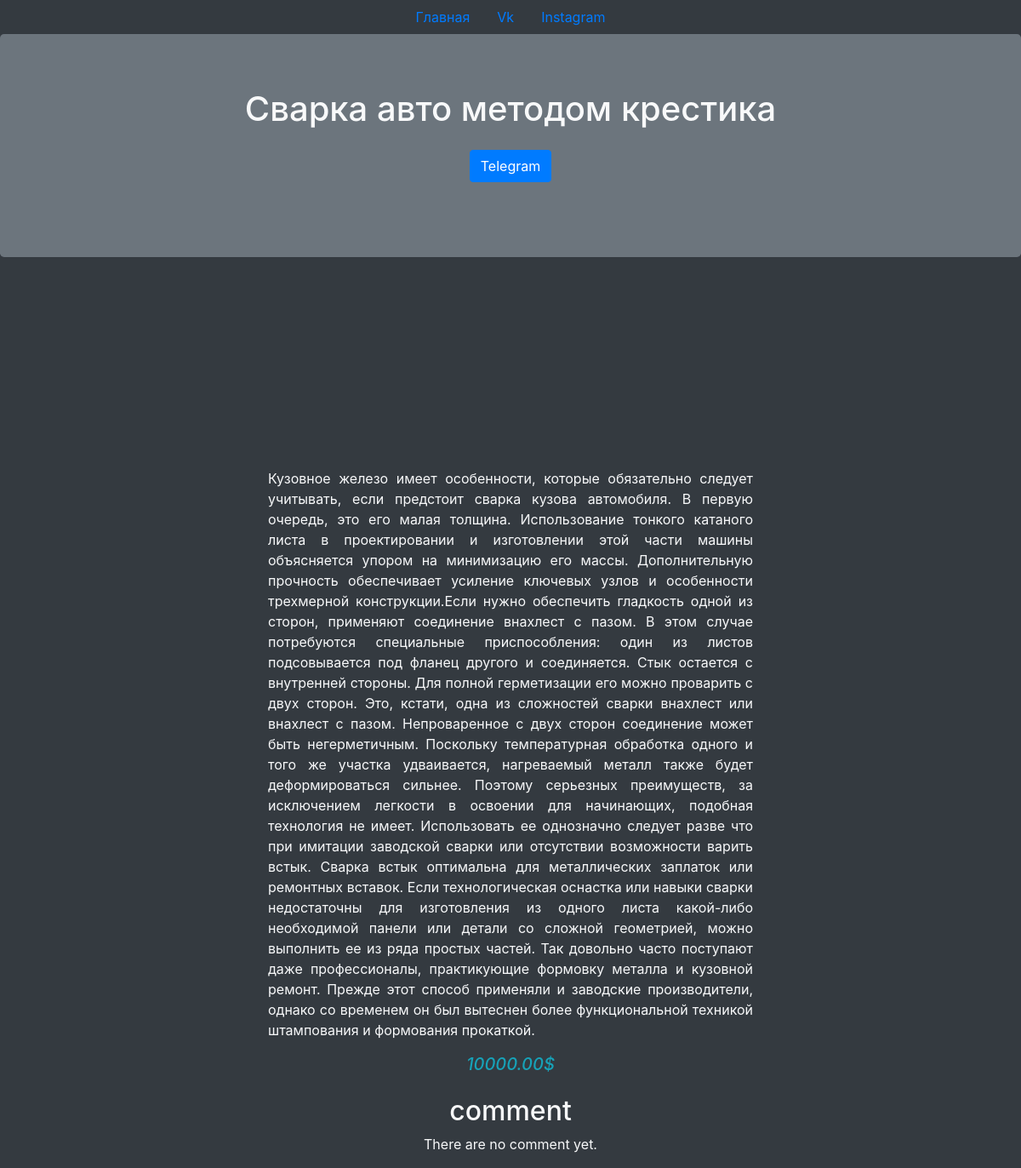
The app's page /2023/11/27/svarka-avto-metodom-krestika with its own data.
### blog/models.py (models this page shows, shortened)
class Product(models.Model):
    class Status(models.TextChoices):
        DRAFT = 'DF','Draft'
        PUBLISHED = 'PB','Published'
    title = models.CharField(max_length=250)
    slug = models.SlugField(max_length=250)
    description = models.TextField()
    price = models.DecimalField(max_digits=10, decimal_places=2)
    publish = models.DateField(default=timezone.now)
    created = models.DateField(auto_now_add=True)
    updated = models.DateField(auto_now=True)
    status = models.CharField(max_length=2,
                              choices=Status.choices,
                              default=Status.DRAFT)
    objects = models.Manager()
    published = PublishedManager()
    class Meta:
        ordering = ['-publish']
        indexes = [
            models.Index(fields=['-publish'])
        ]

### blog/views.py (the view)
# urls.py: path('<int:year>/<int:month>/<int:day>/<slug:product>',views.detail,name='product_detail'),
def detail(request,year,month,day,product):
    details = get_object_or_404(Product,
                                status=Product.Status.PUBLISHED,
                                publish__year=year,
                                publish__month=month,
                                publish__day=day,
                                slug=product)
    return render(request,'weld/welder/detail.html',{'details':details})

### blog/templates/weld/welder/detail.html (shortened to what this page needs)
{% extends 'weld/base.html' %}
{% block content %}
<header>
	<nav>
		<ul class="nav justify-content-center navbar=light bg-dark">
		<li class="nav-item">
		  <a class="nav-link active" href="{% url 'welder:home' %}">Главная</a>
		</li>
		<li class="nav-item">
		  <a class="nav-link" href="https://vk.com/kaznacheev1">Vk</a>
		</li>
		<li class="nav-item">
		  <a class="nav-link" href="https://vk.com/kaznacheev1">Instagram</a>
		</li>
	  </ul>
	  </nav>
</header>
  <section class="jumbotron text-center bg-secondary">
    <div class="container">
      <h1 class="text-light">{{details.title}}</h1>
      <p>
        <a href="#" class="btn btn-primary my-2">Telegram</a>
              </p>
    </div>
  </section>
	<div class="container py-5">
		<div class="row mt-5">
		</div>
	</div>
	<div class="col-10 mx-auto col-md-6 my-3">
		<div>
			<p class="text-justify product_text text-light">{{details.description}}</p>
            <h5 class="text-info text-center font-italic mb-4">
                {{details.price}}$
            </h5>
		</div>
	</div>
<div class="text-light text-center">
	<h2>
	{{ comments.count }} comment{{comments.count|pluralize}}
	</h2>
  {% for comments in comments %}
	<div class="comment">
	  <p class="info">
		{{ comments.body|linebreaks }}
		{{ comments.name }}
		{{ comments.created }}
	  </p>
	</div>
  {% empty %}
	<p>There are no comment yet.</p>
  {% endfor %}
</div>
{% endblock %}

### blog/templates/weld/base.html (shortened to what this page needs)
<!doctype html>
<html lang="ru">
  <head>
    <link rel="stylesheet" href="https://cdn.jsdelivr.net/npm/bootstrap@4.6.1/dist/css/bootstrap.min.css">
  </head>
  <body class="bg-dark">
    {% block content %}
    {% endblock %}
  </body>
</html>

### records on screen
Product: title "Сварка авто методом крестика", description "Кузовное железо имеет особенности, которые обязательно следует учитывать, если предстоит сварка кузова автомобиля. В первую очередь, это его малая толщина. Использование тонкого катаного листа в проектировании и изготовлении этой части машины объясняется упором на минимизацию его массы. Дополнительную прочность обеспечивает усиление ключевых узлов и особенности трехмерной конструкции.Если нужно обеспечить гладкость одной из сторон, применяют соединение внахлест с пазом. В этом случае потребуются специальные приспособления: один из листов подсовывается под фланец другого и соединяется. Стык остается с внутренней стороны. Для полной герметизации его можно проварить с двух сторон. Это, кстати,…", price "10000.00"
